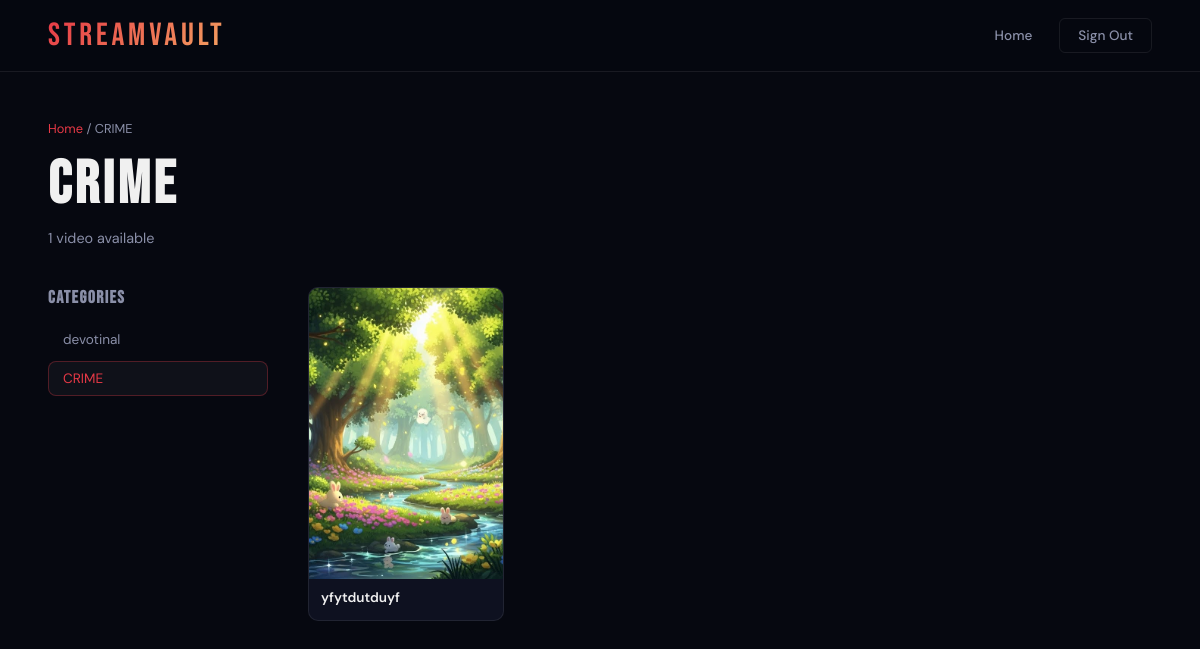
The page /category/2/ (signed in) on the database as committed earlier.
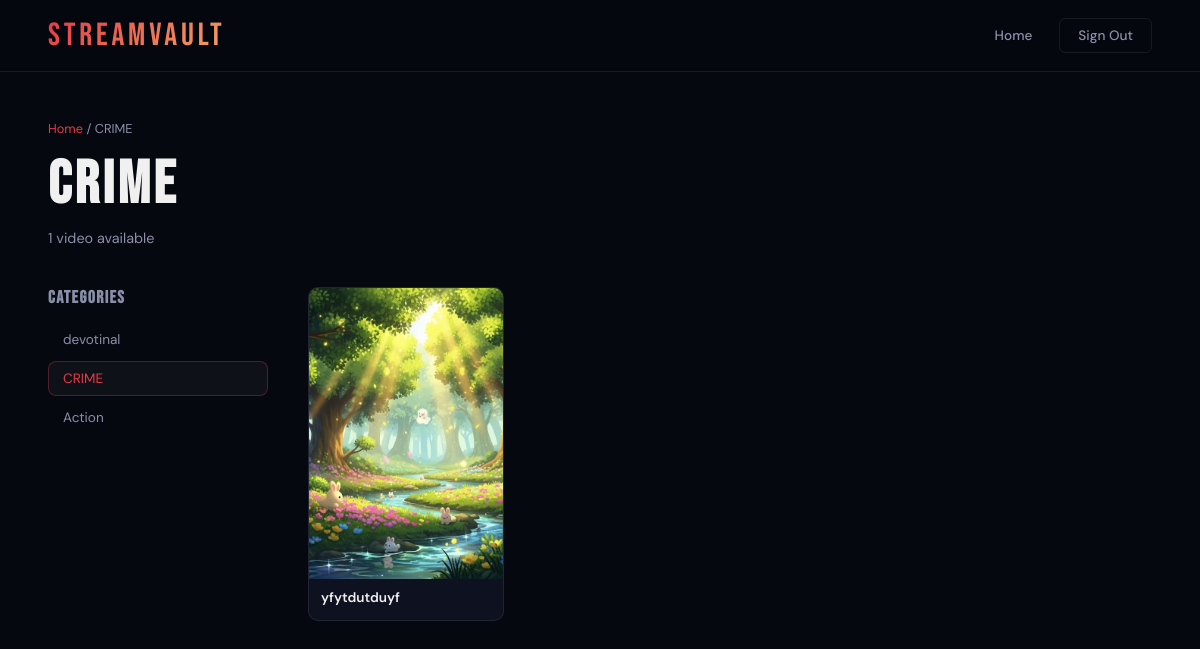
The same page on the database as committed later.
### Demo/models.py (models this page shows, shortened)
class Category(models.Model):
    name = models.CharField(max_length=200)
    class Meta:
        verbose_name_plural = "Categories"

class Video(models.Model):
    PLAN_FREE = 'free'
    PLAN_STANDARD = 'standard'
    PLAN_PREMIUM = 'premium'
    PLAN_CHOICES = [
        (PLAN_FREE,     'Free'),
        (PLAN_STANDARD, 'Standard'),
        (PLAN_PREMIUM,  'Premium'),
    ]
    title       = models.CharField(max_length=200)
    description = models.TextField()
    category    = models.ForeignKey(Category, on_delete=models.CASCADE, related_name='videos')
    video_file  = models.FileField(upload_to='videos/')
    thumbnail   = models.ImageField(upload_to='thumbnails/')
    created_at  = models.DateTimeField(auto_now_add=True)
    required_plan = models.CharField(max_length=20, choices=PLAN_CHOICES, default=PLAN_FREE)

### Demo/views.py (the view)
# urls.py: path('category/<int:id>/', views.category, name='category'),
@login_required(login_url='login')
def category(request, id):
    cat        = get_object_or_404(Category, id=id)
    videos     = cat.videos.all().order_by('-created_at')
    categories = Category.objects.all()
    sub        = _get_sub(request.user)
    return render(request, 'user/category.html', {
        'cat': cat, 'videos': videos, 'categories': categories, 'sub': sub,
    })

### Demo/views.py (called while the page is built)
def _get_sub(user):
    sub, _ = Subscription.objects.get_or_create(user=user, defaults={'plan': 'free'})
    return sub

### templates/user/category.html (shortened to what this page needs)
{% load static %}
<!doctype html>
<html lang="en">
  <head>
  </head>
  <body>
    <nav class="navbar">
      <a href="/" class="logo">StreamVault</a>
      <div class="nav-links">
        <a href="/">Home</a>
        {% if user.is_authenticated %}
        <a href="/logout/" class="btn-logout">Sign Out</a>
        {% endif %}
      </div>
    </nav>
    <div class="page-content">
      <div class="page-header">
        <div class="breadcrumb"><a href="/">Home</a> / {{ cat.name }}</div>
        <h1>{{ cat.name }}</h1>
        <p>{{ videos.count }} video{{ videos.count|pluralize }} available</p>
      </div>
      <div class="layout">
        <aside class="sidebar">
          <h3>Categories</h3>
          {% for c in categories %}
          <a href="/category/{{ c.id }}/"{% if c.id == cat.id %} class="active"{% endif %}>
            {{c.name}}
          </a>
          {% endfor %}
        </aside>
        <div class="main-content">
          {% if videos %}
          <div class="video-grid">
            {% for v in videos %}
              {% if sub.plan == 'premium' %}
                <div class="card" onclick="playVideo('{{ v.video_file.url }}')">
                  {% if v.thumbnail %}
                    <img src="{{ v.thumbnail.url }}" alt="{{ v.title }}" loading="lazy">
                  {% else %}
                    <div style="width:100%;aspect-ratio:2/3;background:var(--surface);display:flex;align-items:center;justify-content:center;color:var(--muted);font-size:2rem;">🎬</div>
                  {% endif %}
                  <div class="card-overlay">
                    <div class="card-play"><svg viewBox="0 0 24 24"><polygon points="5,3 19,12 5,21"/></svg></div>
                  </div>
                  <div class="card-info"><div class="card-title">{{ v.title }}</div></div>
                </div>
              {% else %}
                {% if v.required_plan == 'free' %}
                  <div class="card" onclick="playVideo('{{ v.video_file.url }}')">
                    {% if v.thumbnail %}
                      <img src="{{ v.thumbnail.url }}" alt="{{ v.title }}" loading="lazy">
                    {% else %}
                      <div style="width:100%;aspect-ratio:2/3;background:var(--surface);display:flex;align-items:center;justify-content:center;color:var(--muted);font-size:2rem;">🎬</div>
                    {% endif %}
                    <div class="card-info"><div class="card-title">{{ v.title }}</div></div>
                  </div>
                {% endif %}
              {% endif %}
            {% empty %}
              <p style="color:var(--muted);font-size:0.85rem;">No videos in this category yet.</p>
            {% endfor %}
          </div>
          {% else %}
          <div class="empty-state">
            <h2>No videos yet</h2>
            <p>Check back soon — content is being added.</p>
          </div>
          {% endif %}
        </div>
      </div>
    </div>
  </body>
</html>

### templates/user/category.html (style rules this page uses)
*, *::before, *::after { box-sizing: border-box; margin: 0; padding: 0; }
:root { --bg: #060810; --surface: #0e1120; --glass: rgba(255, 255, 255, 0.04); --border: rgba(255, 255, 255, 0.08); --accent: #e63946; --accent2: #ff6b6b; --gold: #f4a261; --text: #f0f0f0; --muted: #8a8fa8; --nav-h: 72px; --font-head: "Bebas Neue", sans-serif; --font-body: "DM Sans", sans-serif; }
body { background: var(--bg); color: var(--text); font-family: var(--font-body); min-height: 100vh; }
.navbar { position: fixed; top: 0; left: 0; right: 0; z-index: 100; height: var(--nav-h); display: flex; align-items: center; justify-content: space-between; padding: 0 48px; background: rgba(6, 8, 16, 0.95); backdrop-filter: blur(12px); border-bottom: 1px solid var(--border); }
.logo { font-family: var(--font-head); font-size: 2rem; letter-spacing: 0.12em; background: linear-gradient(135deg, var(--accent), var(--gold)); -webkit-background-clip: text; -webkit-text-fill-color: transparent; background-clip: text; text-decoration: none; }
.nav-links { display: flex; align-items: center; gap: 8px; }
.nav-links a { color: var(--muted); text-decoration: none; font-size: 0.85rem; font-weight: 500; padding: 8px 18px; border-radius: 6px; border: 1px solid transparent; transition: all 0.25s; }
.nav-links .btn-logout { color: var(--muted); border-color: var(--border); }
.page-content { padding: calc(var(--nav-h) + 48px) 48px 80px; }
.page-header { margin-bottom: 40px; }
.breadcrumb { font-size: 0.8rem; color: var(--muted); margin-bottom: 12px; }
.breadcrumb a { color: var(--accent); text-decoration: none; }
.page-header h1 { font-family: var(--font-head); font-size: clamp(2.5rem, 5vw, 4rem); letter-spacing: 0.06em; }
.page-header p { color: var(--muted); font-size: 0.9rem; margin-top: 8px; }
.video-grid { display: grid; grid-template-columns: repeat(auto-fill, minmax(190px, 1fr)); gap: 20px; }
.card { border-radius: 10px; overflow: hidden; cursor: pointer; position: relative; background: var(--surface); border: 1px solid var(--border); transition: transform 0.3s cubic-bezier(0.34, 1.56, 0.64, 1), box-shadow 0.3s; }
.card img { width: 100%; aspect-ratio: 2/3; object-fit: cover; display: block; }
.card-info { padding: 10px 12px; }
.card-title { font-size: 0.85rem; font-weight: 600; margin-bottom: 4px; white-space: nowrap; overflow: hidden; text-overflow: ellipsis; }
.layout { display: flex; gap: 40px; align-items: flex-start; }
.sidebar { width: 220px; flex-shrink: 0; }
.sidebar h3 { font-family: var(--font-head); font-size: 1.1rem; letter-spacing: 0.08em; color: var(--muted); margin-bottom: 14px; }
.sidebar a { display: block; padding: 8px 14px; border-radius: 8px; font-size: 0.85rem; color: var(--muted); text-decoration: none; margin-bottom: 4px; transition: all 0.2s; border: 1px solid transparent; }
.sidebar a:hover, .sidebar a.active { color: var(--text); background: var(--glass); border-color: var(--border); }
.sidebar a.active { color: var(--accent); border-color: rgba(230, 57, 70, 0.3); }
.main-content { flex: 1; min-width: 0; }

Rows that differ between the two databases and show on the page:
added Category: name "Action"
